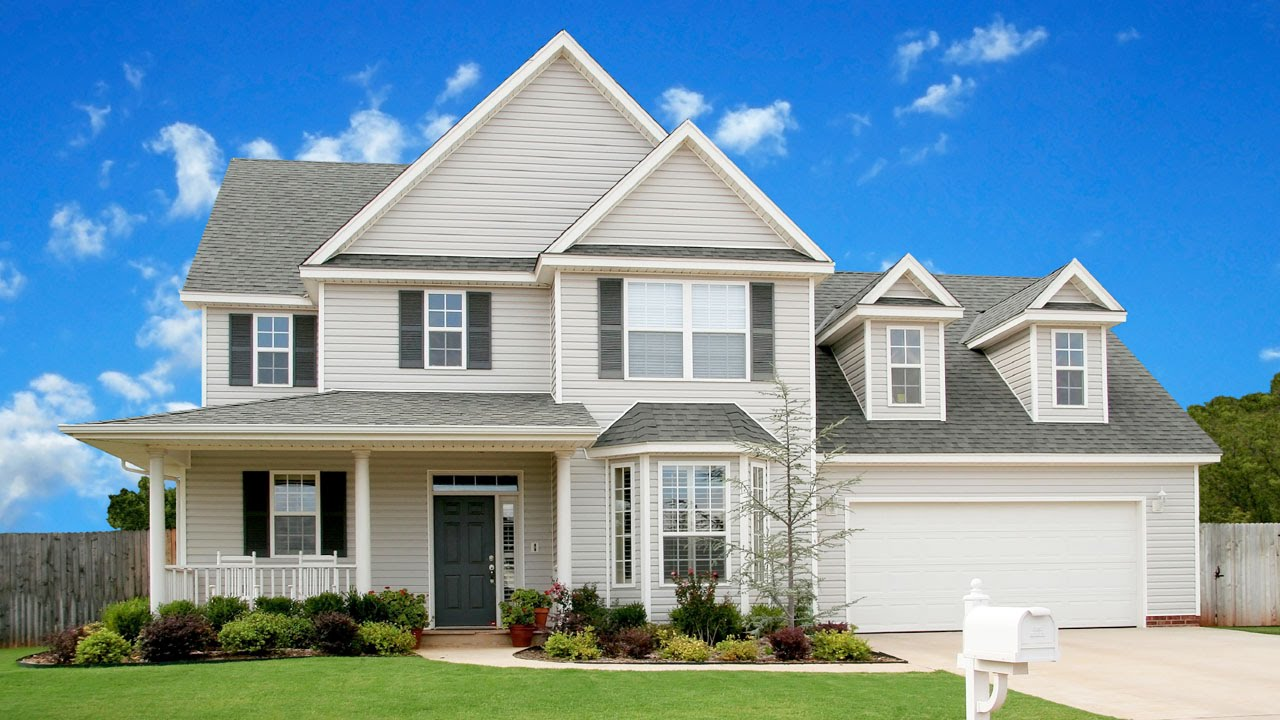
#> input picture house.jpg, 1280 x 720 px
$ python greenScreen.py
#> lines starting #> are read from the running program, lines starting #| are printed output that depends on the picture; after the words box and inside, x2 and y2 are one past the last pixel; in counts of white or black regions, pixels touching at a corner belong together
import cv2 as cv
import numpy as np
cap = cv.VideoCapture('test.mp4')
img = cv.imread('house.jpg')
#> img is the input picture: shape (720, 1280, 3); mean B, G, R 169.4, 151.2, 118.4
while True:
	ret, img = cap.read()
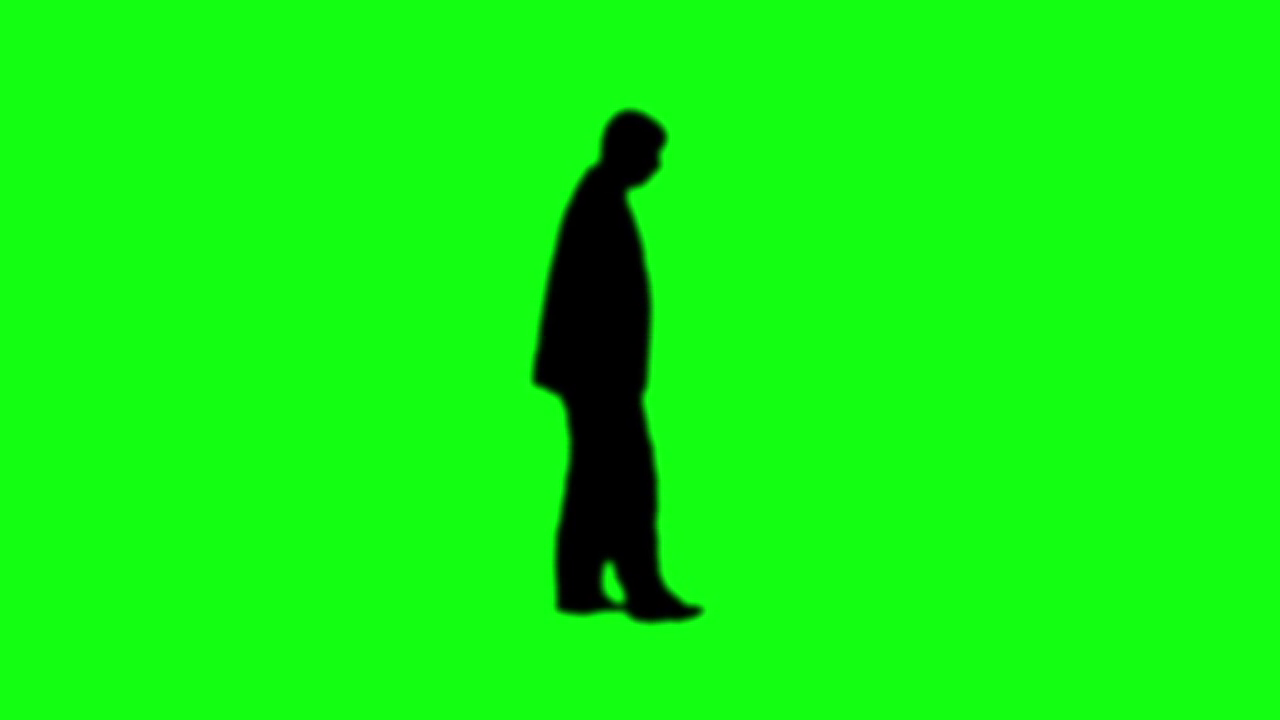
#> input picture frame 9 of test.mp4, 1280 x 720 px
#> img is the input picture: shape (720, 1280, 3); mean B, G, R 17.2, 242.7, 18.1
	hued = cv.cvtColor(img, cv.COLOR_BGR2HSV)
#> hued: shape (720, 1280, 3); mean H, S, V 58.2, 229.5, 242.7
	lower = np.array([0,0,0])
	upper = np.array([255,255,0])
	mask = cv.inRange(hued, lower, upper)
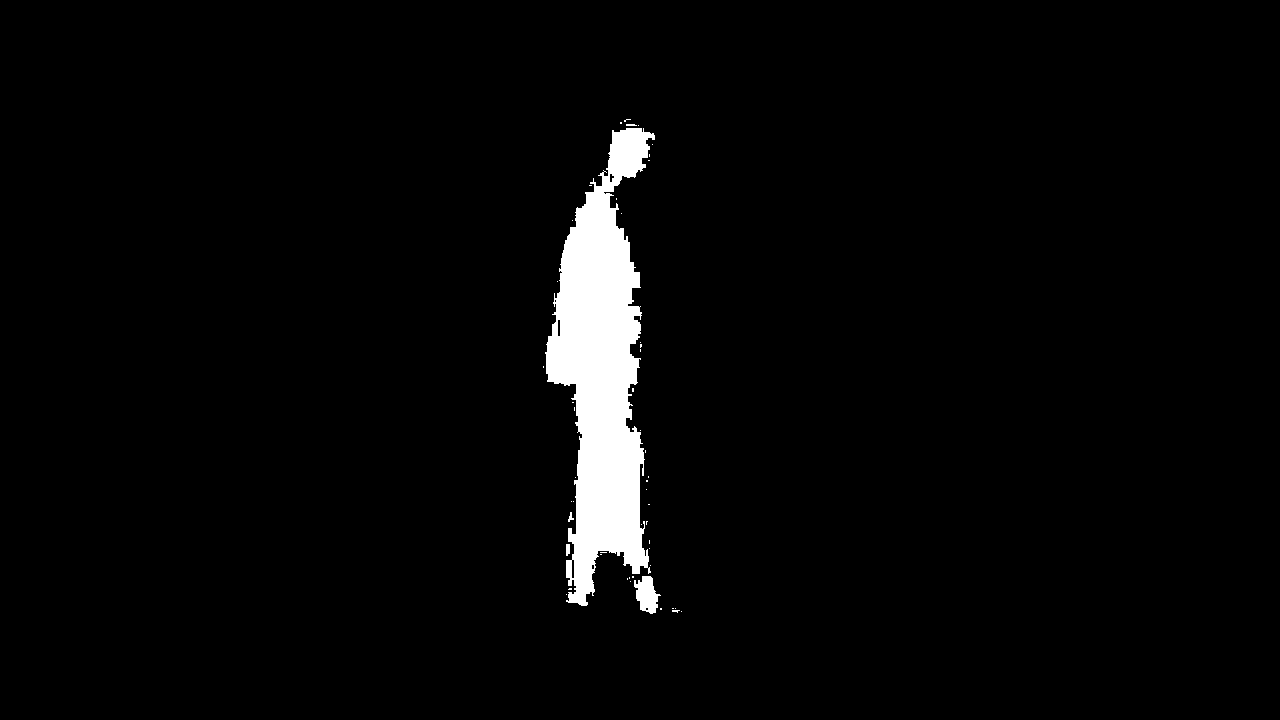
#> mask: shape (720, 1280); 3.1% white; 50 white regions (45 under 20 px), largest, box (x1, y1, x2, y2) and area: (545, 128, 655, 606) 27648, (634, 576, 661, 614) 633, (566, 544, 570, 556) 44, (568, 512, 574, 522) 29, (626, 124, 637, 126) 20
	mask = cv.bitwise_not(mask)
	#res = img + mask
	#not done
#> (the run stopped early here; a loop or call above may not have finished)
